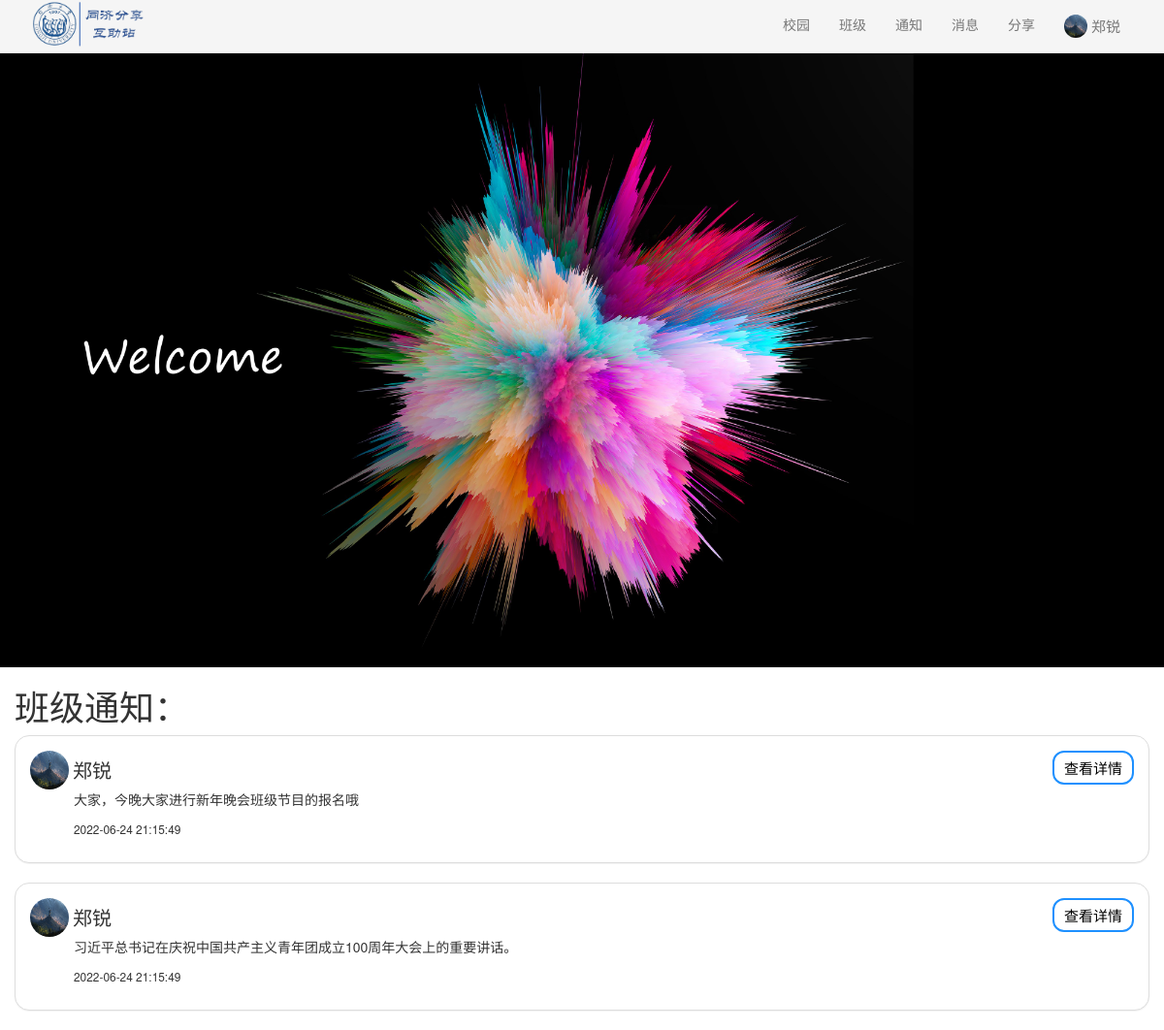
Screenshot of /myclass/1/notice (signed in) with the database file from the repository.
### sql.py (models this page shows, shortened)
class User(UserMixin,db.Model):
    id = db.Column(db.Integer, primary_key=True)  # 主键，学号
    name = db.Column(db.String(20))  # 名字
    password=db.Column(db.String(128)) #密码
    intro=db.Column(db.Text)#个人介绍
    auth=db.Column(db.String(20))#权限
    dormitory=db.Column(db.String(20))#宿舍名
    class_id = db.Column(db.Integer, db.ForeignKey('class_room.id'))#对应的班级
    user_post=db.relationship('post',backref='user_post')#发的帖子
    user_post_comments = db.relationship('post_comment', backref='user_post_comments')#发的评论
    user_notice = db.relationship('notice', backref='user_post')  # 发的帖子
    user_chat_room = db.relationship("chatroom", secondary=user_room,backref=db.backref('user_create', lazy="dynamic")) # 用户对应的聊天室

class notice(db.Model):
    id=db.Column(db.Integer, primary_key=True)
    publish_user_name=db.Column(db.String(20))
    head=db.Column(db.Text)
    notice_content=db.Column(db.Text)
    publish_user_id = db.Column(db.Integer, db.ForeignKey('user.id'))
    belong_class = db.Column(db.Integer, db.ForeignKey('class_room.id'))
    create_at = db.Column(db.DateTime, default=datetime.datetime.now)
    has_received=db.Column(db.PickleType)

### apps/basic.py (the view)
@basicbp.route('/myclass/<class_id>/notice')
def show_class_notice(class_id):
    if (current_user.is_authenticated==False):
        return redirect(url_for("basic.login"))
    notice=sql.get_class_notice(class_id)
    return render_template("allnotice.html",notice=notice,user_id=current_user.id,user_name=current_user.name,class_id=current_user.class_id)

### sql.py (called while the page is built)
@login_manager.user_loader
def load_user(user_id):  # 创建用户加载回调函数，接受用户 ID 作为参数
    user = User.query.get(int(user_id))  # 用 ID 作为 User 模型的 主键查询对应的用户
    return user

def get_class_notice(class_id):
    classroom=class_room.query.get(class_id)
    return classroom.notice_in_class

### apps/templates/allnotice.html (shortened to what this page needs)
<!DOCTYPE html>
<html lang="zh-CN">
<head>
    <link rel="stylesheet" href="{{ url_for('static', filename='css/bootstrap.min.css') }}">
    <link href="{{ url_for('static', filename='css/minecss.css') }}" rel="stylesheet">
</head>
<body>
{% include "common/header.html" %}
<br>
<div>
    <img style="max-width:100%;overflow:hidden;" src="{{ url_for('static', filename='images/header-tree.jpg') }}">
</div>
<div class="container">
    <div class="row">
        <h1>班级通知：</h1>
        {% for notice in notice %}
        <div class="panel panel-default" style="border-radius: 15px;">
            <div class="panel-body row">
                <div class="col-md-12">
                    <img class="img-circle" style="width:40px;height:40px;"
                         src="{{url_for('static', filename='images/user/'+notice.publish_user_id|string+'/head.jpg')}}">
                    <span style="vertical-align:middle;font-size: 20px">{{notice.publish_user_name}}</span>
                    <a href={{url_for("basic.show_single_notice",class_id=class_id,notice_id=notice.id)}}>
                        <div class="pull-right button1">查看详情</div>
                    </a>
                </div>
                <div style="margin-left:60px">
                    <p>{{notice.head}}</p>
                    <p><small>{{notice.create_at.strftime("%Y-%m-%d %H:%M:%S")}}</small></p>
                </div>
            </div>
        </div>
        {% endfor %}
    </div>
</div>
</body>
</html>

### apps/templates/common/header.html
<div>
    <nav class="navbar navbar-default navbar-static navbar-fixed-top" role="navigation" style="background:#F5F5F5">
        <div class="container">
            <div class="navbar-header">
                <img style="height:50px;overflow:hidden;"
                     src="{{ url_for('static', filename='images/img_title.png') }}"/>
            </div>
            <div class="pull-right">
                <ul class="nav navbar-nav">
                    <li><a href={{url_for("basic.main")}}>校园</a></li>
                    <li><a href={{url_for("basic.myclass")}}>班级</a></li>
                    <li><a href={{url_for("basic.mynotice")}}>通知</a></li>
                    <li><a href={{url_for("chat.allchat")}}>消息</a></li>
                    <li><a href={{url_for("basic.submitpost")}}>分享</a></li>
                    <li><a href={{url_for("basic.home",user_id=user_id)}}>
                        <img class="img-circle" style="width:24px;height:24px;"
                             src="{{url_for('static', filename='images/user/'+user_id|string+'/head.jpg')}}">
                        <span style="vertical-align:middle;font-size:15px">{{user_name}}</span>
                    </a></li>
                </ul>
            </div>
        </div>
    </nav>
</div>
<br>

### apps/templates/allnotice.html (style rules this page uses)
.button1 { background-color: white; color: black; border: 2px solid #1E90FF; transition-duration: 0.4s; font-size:15px; border-radius: 12px; padding: 5px 10px; }

### rows the page displays
User: id (picture), name "郑锐"
notice: publish_user (picture), publish_user_name "郑锐", head "大家，今晚大家进行新年晚会班级节目的报名哦", create_at "2022-06-24 21:15:49"
notice: publish_user (picture), publish_user_name "郑锐", head "习近平总书记在庆祝中国共产主义青年团成立100周年大会上的重要讲话。", create_at "2022-06-24 21:15:49"
